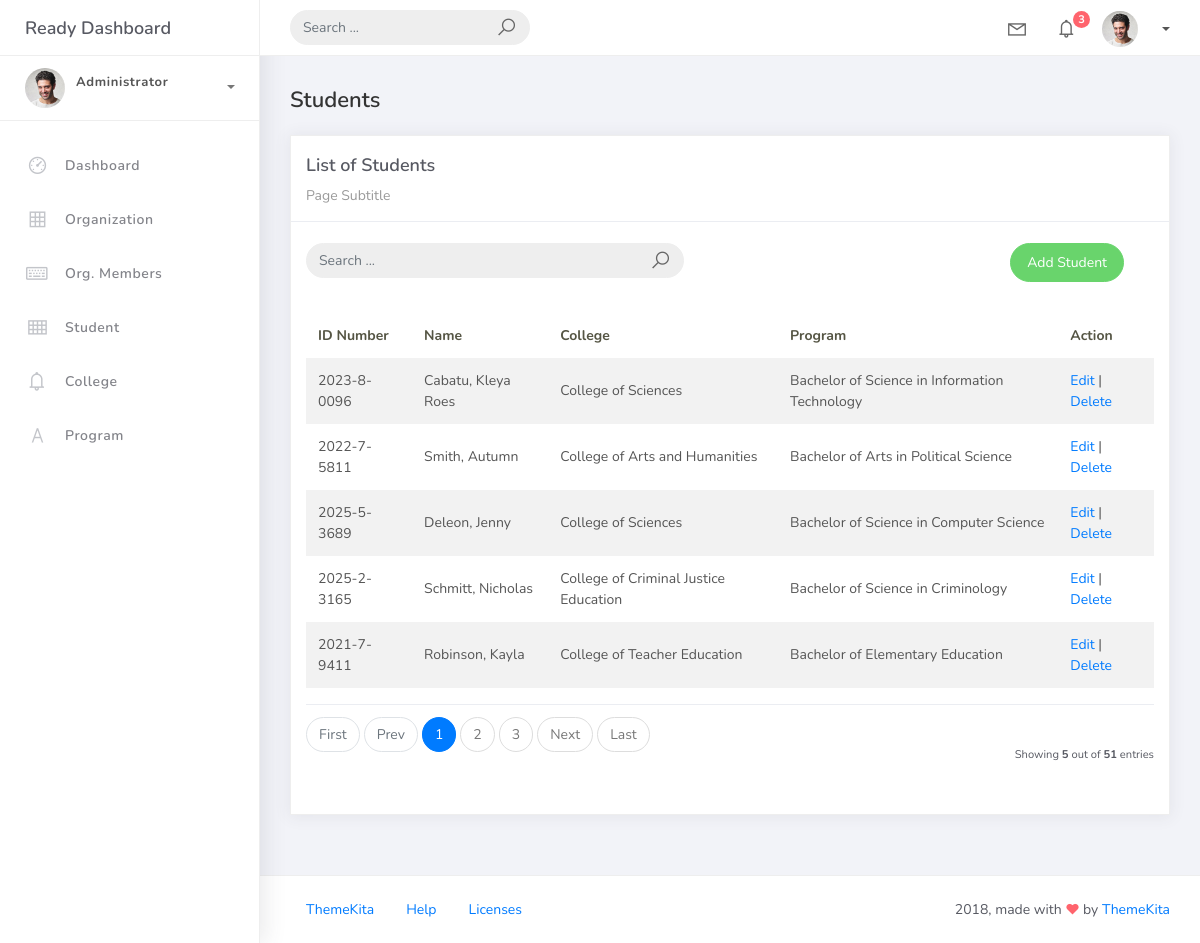
Screenshot of /student_list with the database file from the repository.
### studentorg/models.py (models this page shows, shortened)
class BaseModel(models.Model):
	created_at = models.DateTimeField(auto_now_add=True, db_index=True)
	updated_at = models.DateTimeField(auto_now=True)
	class Meta:
		abstract = True

class Student(BaseModel):
	student_id = models.CharField(max_length=15)
	lastname = models.CharField(max_length=25)
	firstname = models.CharField(max_length=25)
	middlename = models.CharField(max_length=25, blank=True, null=True)
	program = models.ForeignKey(Program, on_delete=models.CASCADE)

class Program(BaseModel):
	prog_name = models.CharField(max_length=150)
	college = models.ForeignKey(College, on_delete=models.CASCADE)

class College(BaseModel):
	college_name = models.CharField(max_length=150)

### studentorg/views.py (the view, shortened to what this page needs)
# urls.py: path('student_list', StudentList.as_view(), name='student-list'),
class StudentList(ListView):
     model = Student
     context_object_name = 'student'
     template_name = 'student_list.html'
     paginate_by = 5
     def get_queryset(self):
         qs = super().get_queryset()
         query = self.request.GET.get('q')
         return qs

### templates/student_list.html
{% extends 'base.html' %}
{% load static %}
{% block content %}
<div class="content">
    <div class="container-fluid">
        <h4 class="page-title">Students</h4>
        <div class="row">
            <div class="col-md-12">
                <div class="card">
                    <div class="card-header">
                        <div class="card-title">List of Students</div>
                        <div class="card-category">Page Subtitle</div>
                    </div>
                    <br />
                    <div class="col-md-12 row">
                        <div class="col-md-6">
                            <form class="navbar-left navbar-form nav-search mr-md-3" action="">
                                <div class="input-group">
                                    <input type="text" placeholder="Search ..." class="form-control" name="q" value="{{ request.GET.q }}" />
                                    <div class="input-group-append">
                                        <span class="input-group-text">
                                            <i class="la la-search search-icon"></i>
                                        </span>
                                    </div>
                                </div>
                            </form>
                        </div>
                        <div class="col-md-6">
                            <div class="pull-right">
                                <a href="{% url 'student-add' %}" class="btn btn-success btn-rounded">
                                    Add Student
                                </a>
                            </div>
                        </div>
                    </div>
                    <div class="card-body">
                        <table class="table table-striped mt-3">
                            <thead>
                                <tr>
                                    <th scope="col">ID Number</th>
                                    <th scope="col">Name</th>
                                    <th scope="col">College</th>
                                    <th scope="col">Program</th>
                                    <th scope="col">Action</th>
                                </tr>
                            </thead>
                            <tbody>
                                {% for object in object_list %}
                                <tr>
                                    <td>{{ object.student_id }}</td>
                                    <td>{{ object.lastname }}, {{ object.firstname }}</td>
                                    <td>{{ object.program.college.college_name }}</td>
                                    <td>{{ object.program.prog_name }}</td>
                                    <td>
                                        <a href="{% url 'student-update' object.id %}">Edit</a> |
                                        <a href="{% url 'student-delete' object.id %}">Delete</a>
                                    </td>
                                </tr>
                                {% empty %}
                                <tr>
                                    <td colspan="5" style="text-align: center">
                                        <p class="text-sm font-weight-bold mb-0">No Records Found</p>
                                    </td>
                                </tr>
                                {% endfor %}
                            </tbody>
                        </table>
                        {% include 'includes/pagination.html' %}
                    </div>
                </div>
            </div>
        </div>
    </div>
</div>
{% endblock %}

### rows the page displays
Student: student_id "2023-8-0096", lastname "Cabatu", firstname "Kleya Roes", program.college.college_name "College of Sciences", program.prog_name "Bachelor of Science in Information Technology"
Student: student_id "2022-7-5811", lastname "Smith", firstname "Autumn", program.college.college_name "College of Arts and Humanities", program.prog_name "Bachelor of Arts in Political Science"
Student: student_id "2025-5-3689", lastname "Deleon", firstname "Jenny", program.college.college_name "College of Sciences", program.prog_name "Bachelor of Science in Computer Science"
Student: student_id "2025-2-3165", lastname "Schmitt", firstname "Nicholas", program.college.college_name "College of Criminal Justice Education", program.prog_name "Bachelor of Science in Criminology"
Student: student_id "2021-7-9411", lastname "Robinson", firstname "Kayla", program.college.college_name "College of Teacher Education", program.prog_name "Bachelor of Elementary Education"

### other values shown
{{ page_num }} "1"
{{ page_num }} "2" "3"
{{ object_list.count }} "5"
{{ paginator.count }} "51"
